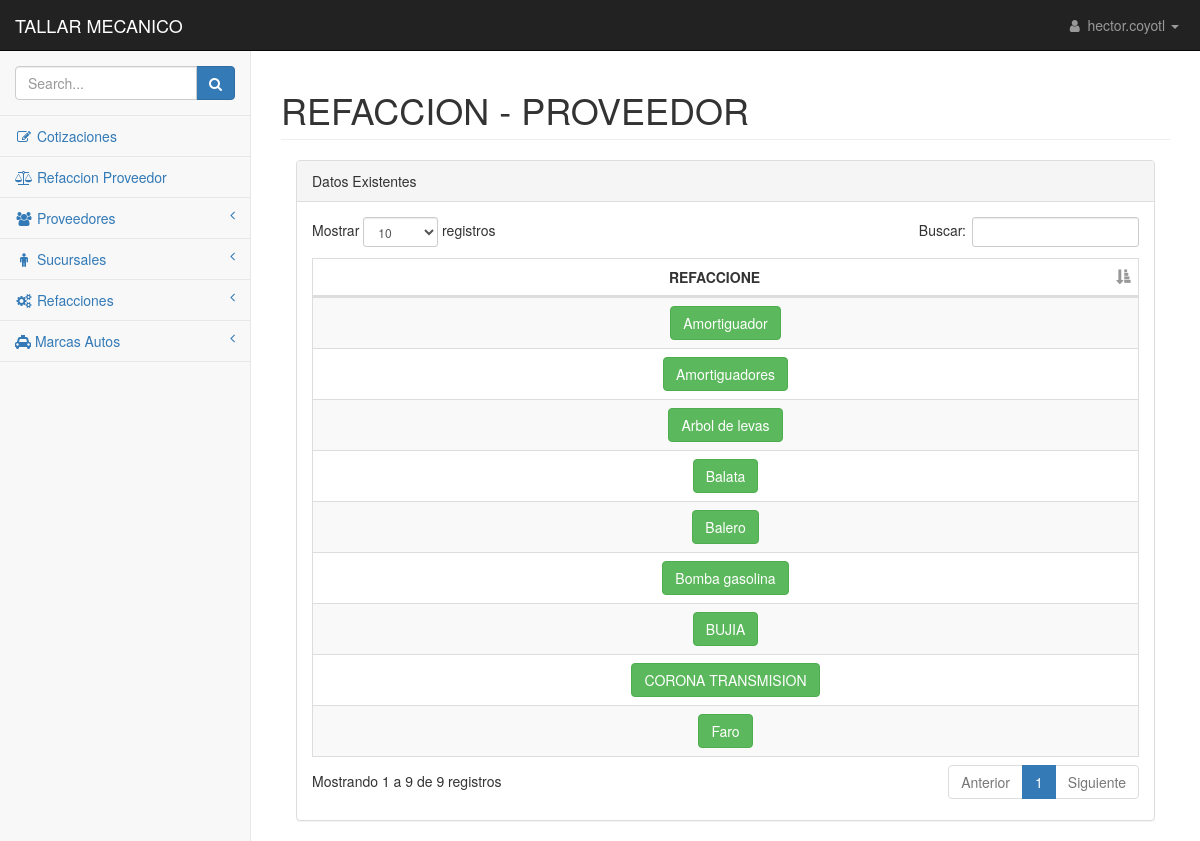
/nuevaProveedorRefaccion, run on the app's committed database.
### tables this page shows
CREATE TABLE `refaccion` (
  `refaccion_id` int NOT NULL AUTO_INCREMENT,
  `marca_id` int NOT NULL,
  `refaccion_nombre` varchar(255) NOT NULL,
  `refaccion_descripcion` varchar(255) DEFAULT NULL,
  `refaccion_imagen` varchar(255) DEFAULT NULL,
  PRIMARY KEY (`refaccion_id`),
  UNIQUE KEY `refaccion_id_UNIQUE` (`refaccion_id`),
  KEY `fk_marca_id_idx` (`marca_id`),
  CONSTRAINT `fk_marca_id` FOREIGN KEY (`marca_id`) REFERENCES `marca` (`marca_id`)
);

### libs/view.php (called while the page is built, shortened)
<?php
class  View{
    function render($nombre, $data = []){
        require 'views/' . $nombre . '.php';
    }
}
?>

### controllers/nuevaProveedorRefaccion.php (called while the page is built, shortened)
<?php
class nuevaProveedorRefaccion extends Controller
{
    function render()
    {
        $varTodas = $this->model->get();
        $this->view->varTodas = $varTodas;
        $this->view->render('nuevaProveedorRefaccion/index');
    }
}

### index.php (called while the page is built, shortened)
<?php
require_once 'libs/database.php';
require_once 'libs/view.php';
$app = new App();
?>

### models/nuevaProveedorRefaccionmodel.php (called while the page is built, shortened)
<?php
class nuevaProveedorRefaccionmodel extends Model{
     public function get()
     {
         $items = [];
         try {
            $query = $this->db->connect()->query("SELECT refaccion_id,refaccion_nombre from refaccion order by refaccion_nombre");
            while ($row = $query->fetch()) {
                $item = new varTodas();
                $item->refaccion_id = $row['refaccion_id'];
                $item->refaccion_nombre = $row['refaccion_nombre'];
                array_push($items, $item);
             }
             return $items;
         } catch (PDOException $e) {
             return [];
         }
     }
}

### libs/database.php (called while the page is built)
<?php
class Database{
    private $host;
    private $db;
    private $user;
    private $password;
    private $charset;
    public function __construct(){
        $this->host = constant('HOST');
        $this->db = constant('DB');
        $this->user = constant('USER');
        $this->password = constant('PASSWORD');
        $this->charset = constant('CHARSET');
    }
    function connect(){
        try{
            $connection = "mysql:host=" . $this->host . ";dbname=" . $this->db . ";charset=" . $this->charset;
            $options = [
                PDO::ATTR_ERRMODE            => PDO::ERRMODE_EXCEPTION,
                PDO::ATTR_EMULATE_PREPARES   => false,
            ];
            $pdo = new PDO($connection, $this->user, $this->password, $options);
            return $pdo;
        }catch(PDOException $e){
            print_r('Error connection: ' . $e->getMessage());
        }
    }
}
?>

### views/nuevaProveedorRefaccion/index.php (the view, shortened to what this page needs)
<!DOCTYPE html>
<html lang="en">
<head>
</head>
<body>
  <?php require 'views/header.php'; ?>
  <div class="row">
    <div class="col-lg-12">
      <h1 class="page-header">REFACCION - PROVEEDOR</h1>
    </div>
  </div>
  <div class="col-lg-12">
    <div class="panel panel-default">
      <div class="panel-heading">
        Datos Existentes
      </div>
      <div class="panel-body">
        <div class="table-responsive">
          <table class="table table-striped table-bordered table-hover" id="dataTables-example">
            <thead>
              <tr>
                <th class="text-center">REFACCIONE</th>
              </tr>
            </thead>
            <tbody>
              <?php foreach ($this->varTodas as $row) {
                $marca = $row;
              ?>
                <tr>
                  <td class="text-center">
                    <a class="btn btn-success" href="<?php echo constant('URL') . 'nuevaProveedorRefaccion/verIdRefaccion/' . $marca->refaccion_id ?>" role="button"><?php echo $marca->refaccion_nombre; ?></a>
                  </td>
                <?php }
                ?>
            </tbody>
          </table>
        </div>
      </div>
    </div>
  </div>
  <?php require 'views/footer.php'; ?>
</body>
</html>

### public/css/startmin.css (style rules this page uses)
body { background-color: #f8f8f8; }
table.dataTable thead .sorting, table.dataTable thead .sorting_asc, table.dataTable thead .sorting_desc, table.dataTable thead .sorting_asc_disabled, table.dataTable thead .sorting_desc_disabled { background: 0 0; }
table.dataTable thead .sorting_asc:after { content: "\f0de"; float: right; font-family: fontawesome; }

### data on the page
refaccion: refaccion_nombre "Amortiguador"
refaccion: refaccion_nombre "Amortiguadores"
refaccion: refaccion_nombre "Arbol de levas"
refaccion: refaccion_nombre "Balata"
refaccion: refaccion_nombre "Balero"
refaccion: refaccion_nombre "Bomba gasolina"
refaccion: refaccion_nombre "BUJIA"
refaccion: refaccion_nombre "CORONA TRANSMISION"
refaccion: refaccion_nombre "Faro"
